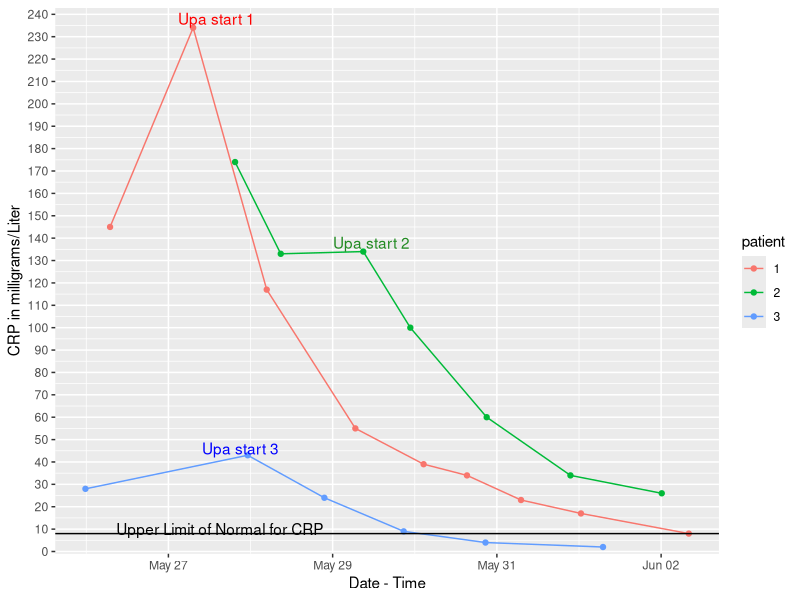

Here is the R script that generated this plot:
## ---- chunk 1
knitr::opts_chunk$set(echo = TRUE)
library(tidyverse)
library(readxl)
library(here)
library(lubridate)
## ---- chunk 2
crp <- readxl::read_excel("upa_data2.xlsx") %>%
  filter(test == "crp") %>% 
  mutate(patient = factor(patient)) %>% 
  relocate(patient, Dx, upa_start_date, upa) 

## ---- chunk 3
crp %>% 
  group_by(patient) %>% 
  ggplot() +
  aes(x = date, y = 10*value, group = patient, color = patient) +
  geom_point() +
  geom_line() +
  labs(y = "CRP in milligrams/Liter",
       x = "Date - Time") +
  annotate("text", x = mdy_hms("May 27, 2022, 21:06:00"), y = 46, label= "Upa start 3", color = "blue"  ) +
  annotate("text", x = mdy_hms("May 27, 2022, 14:04:00"), y = 238, label= "Upa start 1", color = "red") +
  annotate("text", x = mdy_hms("May 29, 2022, 11:21:00"), y = 138, label= "Upa start 2", color = "forestgreen") +
  scale_y_continuous(breaks = seq(0, 250, 10),
          expand = expansion(add = c(3,5))) +
  geom_hline(yintercept =8, color = "black") +
  annotate("text", x = mdy_hms("May 27, 2022, 15:00:00"), y = 10, label= "Upper Limit of Normal for CRP", color = "black")
